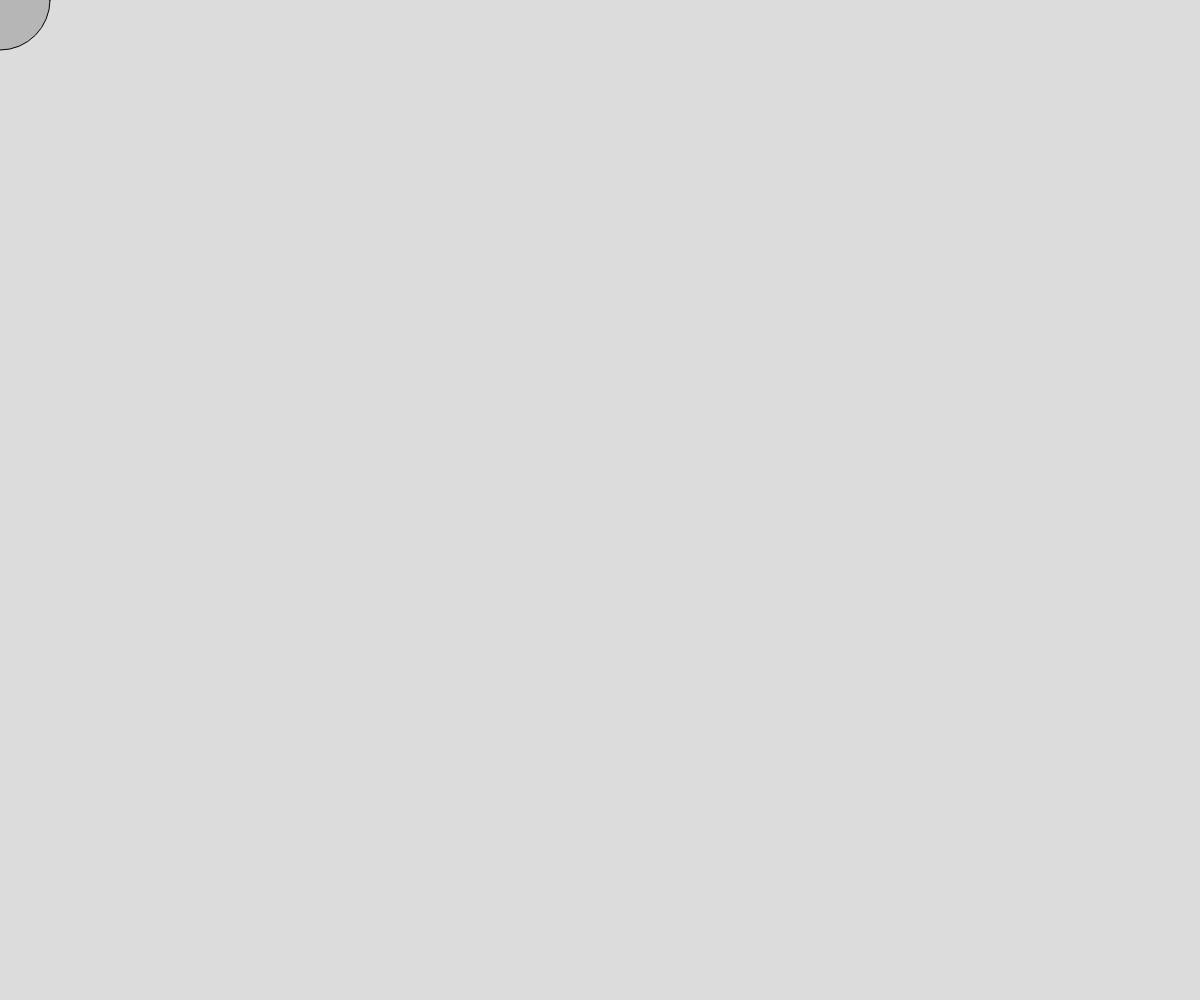
Frame 1 (no input)
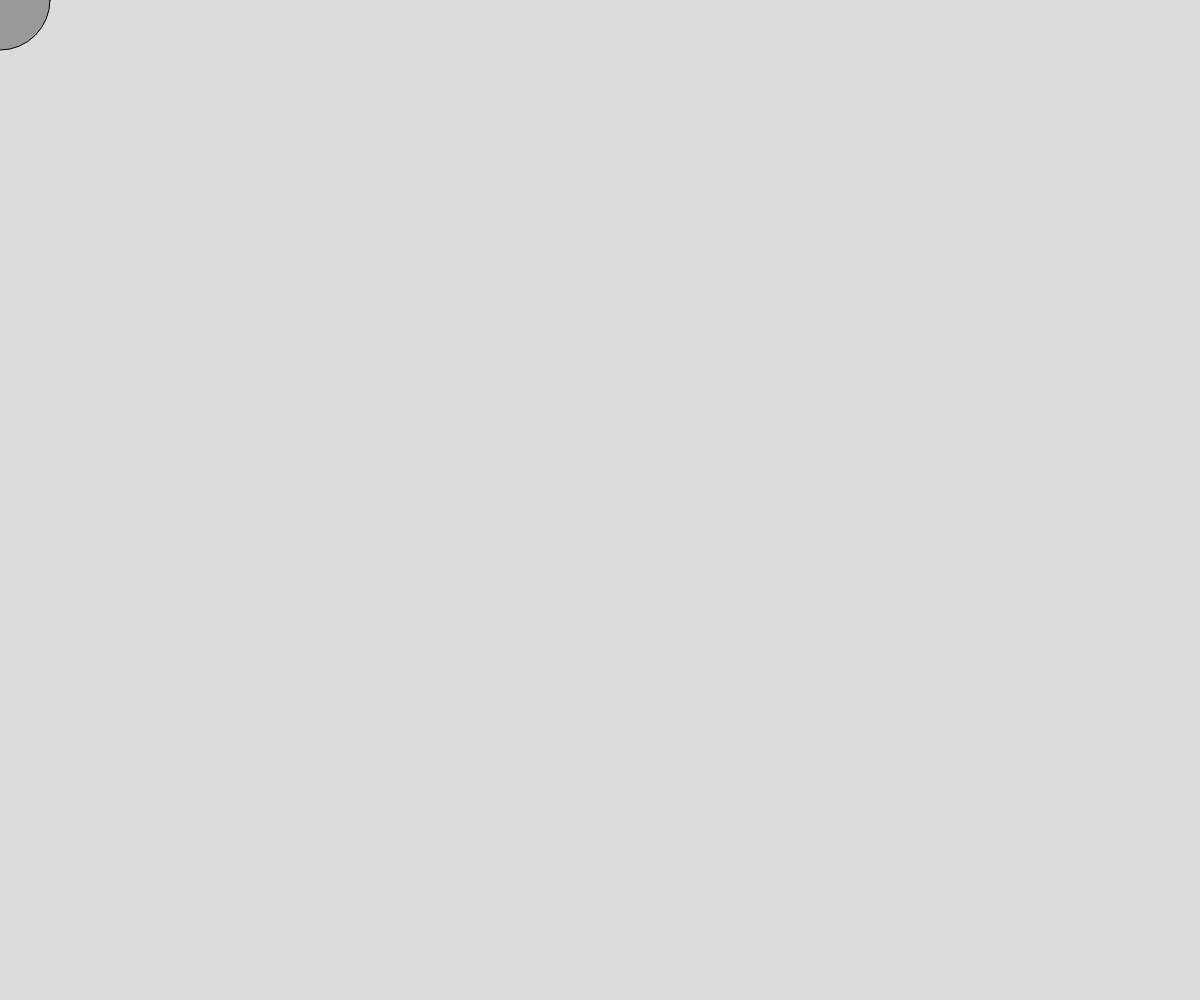
Frame 60 (no input)
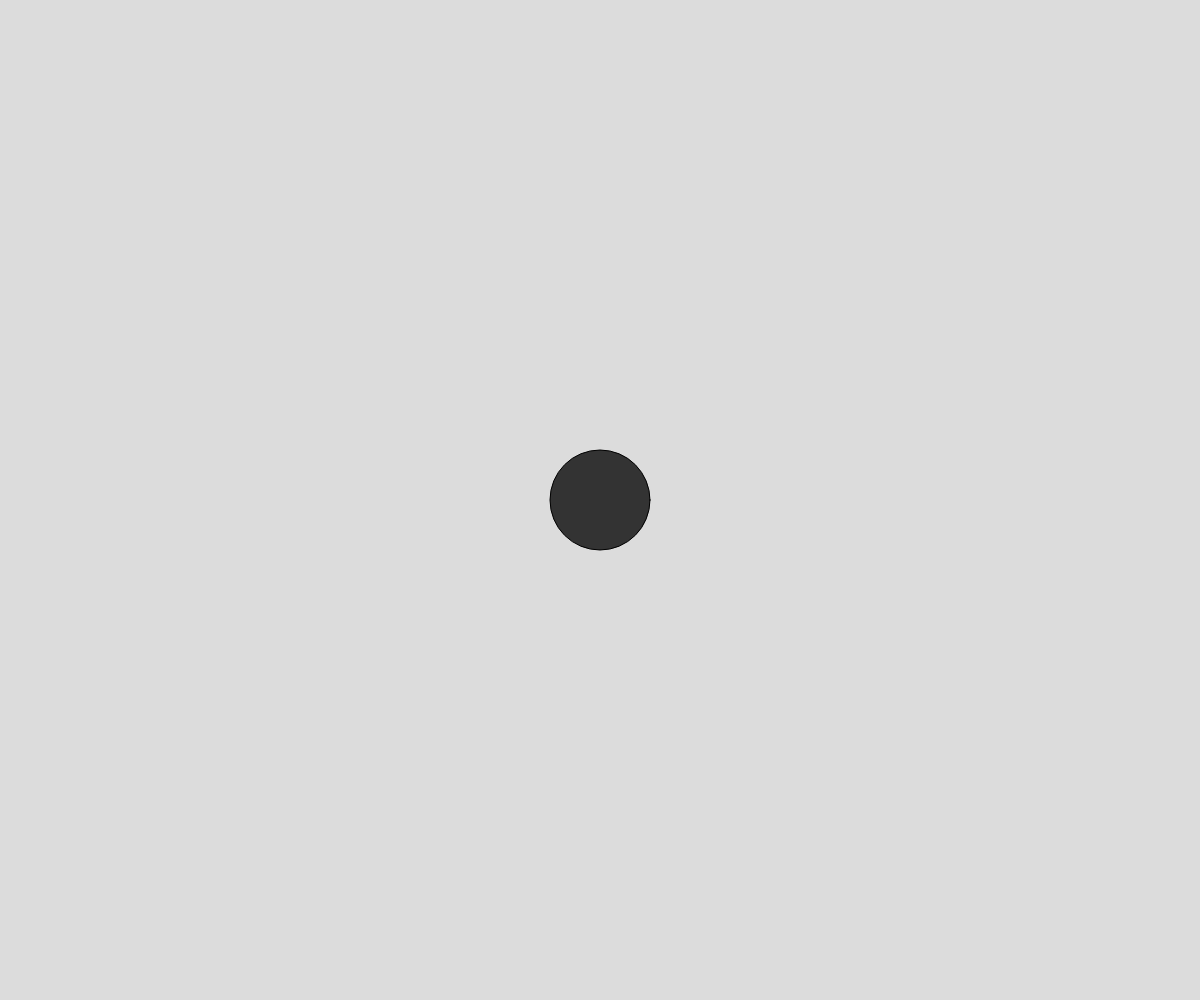
Frame 120 (the mouse pressed at the canvas centre since frame 60)

The p5.js sketch that drew these frames (run headless with seeded random() and noise() and a simulated clock; from frame 60 on, the mouse is pressed at the canvas centre):

// p5.js sketch
// ── sketch.js
// AAAAAA GOD WHY MUST I SUFFER
// Logan Weckert
// 9/24/2021
//
// Extra for Experts:
// - describe what you did to take this project "above and beyond"


function setup() {
  createCanvas(windowWidth, windowHeight);
}

function draw() {
  background(220);

  fill(random(255));
  ellipse(mouseX, mouseY, 100, 100);
}
